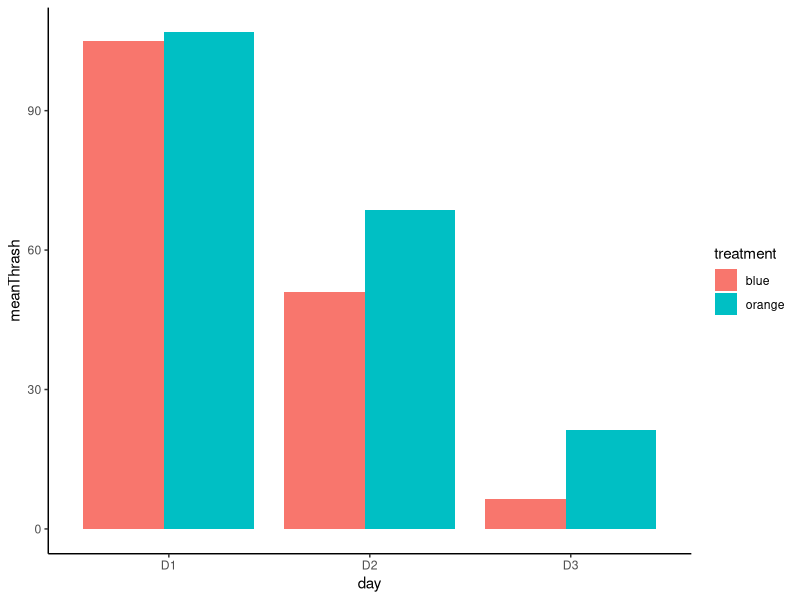

Source code (R):
## ---- chunk 1
rm(list = ls())
#import dataset and libraries needed
library(tidyverse)
library(readxl)
library(ggplot2)
thrashing <- read_excel("data/thrashing_assay.xlsx")

#view structure of each column
str(thrashing)
## ---- chunk 2
#create per minute stat for each worm
thrash<- thrashing |>
  mutate(perMinute = ((trial1 + trial2 + trial3)/3)*2)
## ---- chunk 3
#create summary stats
summaryThrash<- thrash |>
  group_by(treatment, day) |>
  summarise(
    meanThrash = mean(perMinute),
    sdThrash = sd(perMinute)
  )
## ---- chunk 4
#plot results
ggplot(summaryThrash, aes( x = day, y = meanThrash, fill = treatment)) +
  geom_col(position = position_dodge(width = 0.8)) +
  theme_classic()
## ---- chunk 5
#statistical test two way anova
anova_model <- aov(perMinute ~ treatment * day, data = thrash)
summary(anova_model)
#post hoc tukey HSD
TukeyHSD(anova_model)
